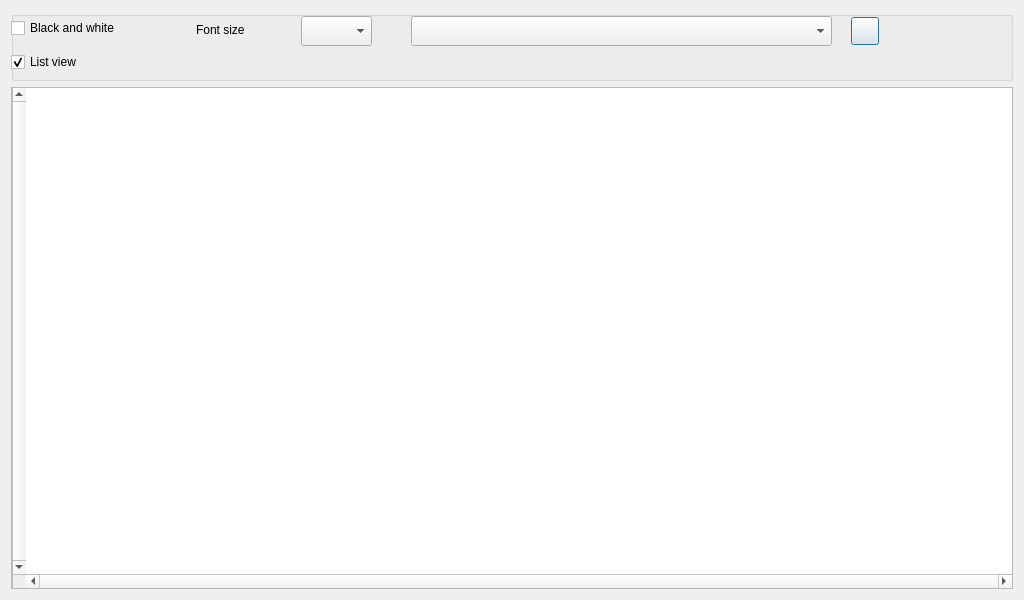
<?xml version="1.0" encoding="UTF-8"?>
<ui version="4.0">
 <class>DialogGraph</class>
 <widget class="QDialog" name="DialogGraph">
  <property name="geometry">
   <rect>
    <x>0</x>
    <y>0</y>
    <width>1024</width>
    <height>600</height>
   </rect>
  </property>
  <property name="windowTitle">
   <string>Graph Visualisation</string>
  </property>
  <layout class="QGridLayout" name="gridLayout">
   <item row="0" column="0">
    <widget class="QGroupBox" name="groupBox_header">
     <property name="minimumSize">
      <size>
       <width>0</width>
       <height>70</height>
      </size>
     </property>
     <property name="maximumSize">
      <size>
       <width>16777215</width>
       <height>70</height>
      </size>
     </property>
     <property name="title">
      <string/>
     </property>
     <widget class="QCheckBox" name="checkBox_listview">
      <property name="geometry">
       <rect>
        <x>0</x>
        <y>40</y>
        <width>141</width>
        <height>22</height>
       </rect>
      </property>
      <property name="text">
       <string>List view</string>
      </property>
      <property name="checked">
       <bool>true</bool>
      </property>
     </widget>
     <widget class="QComboBox" name="comboBox">
      <property name="geometry">
       <rect>
        <x>400</x>
        <y>5</y>
        <width>421</width>
        <height>30</height>
       </rect>
      </property>
     </widget>
     <widget class="QLabel" name="label">
      <property name="geometry">
       <rect>
        <x>185</x>
        <y>10</y>
        <width>101</width>
        <height>17</height>
       </rect>
      </property>
      <property name="layoutDirection">
       <enum>Qt::RightToLeft</enum>
      </property>
      <property name="text">
       <string>Font size</string>
      </property>
     </widget>
     <widget class="QCheckBox" name="checkBox_blackandwhite">
      <property name="geometry">
       <rect>
        <x>0</x>
        <y>6</y>
        <width>181</width>
        <height>22</height>
       </rect>
      </property>
      <property name="text">
       <string>Black and white</string>
      </property>
     </widget>
     <widget class="QPushButton" name="pushButton_export">
      <property name="geometry">
       <rect>
        <x>840</x>
        <y>6</y>
        <width>28</width>
        <height>28</height>
       </rect>
      </property>
      <property name="toolTip">
       <string>Export image</string>
      </property>
      <property name="text">
       <string/>
      </property>
     </widget>
     <widget class="QComboBox" name="comboBox_fontsize">
      <property name="geometry">
       <rect>
        <x>290</x>
        <y>5</y>
        <width>71</width>
        <height>30</height>
       </rect>
      </property>
     </widget>
    </widget>
   </item>
   <item row="1" column="0">
    <widget class="QGraphicsView" name="graphicsView">
     <property name="layoutDirection">
      <enum>Qt::RightToLeft</enum>
     </property>
     <property name="verticalScrollBarPolicy">
      <enum>Qt::ScrollBarAlwaysOn</enum>
     </property>
     <property name="horizontalScrollBarPolicy">
      <enum>Qt::ScrollBarAlwaysOn</enum>
     </property>
    </widget>
   </item>
  </layout>
 </widget>
 <tabstops>
  <tabstop>checkBox_blackandwhite</tabstop>
  <tabstop>checkBox_listview</tabstop>
  <tabstop>comboBox_fontsize</tabstop>
  <tabstop>comboBox</tabstop>
 </tabstops>
 <resources/>
 <connections/>
</ui>
